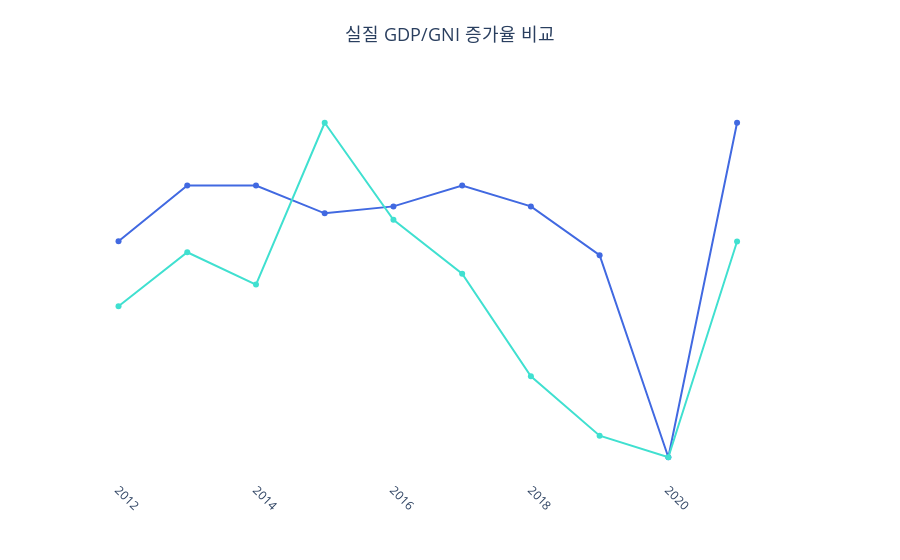

Notebook code for this chart:
### Code cell
df_gdp = data_load('team03', 'GDP_economic_growth_rate')
df_gni = data_load('team03', 'GNI_per_capita')

df = pd.merge(df_gdp, df_gni, how='inner', on=None)
df['year'] = df['year'].astype(int)
df.set_index('year', inplace=True)
df = df.applymap(lambda x: x.replace(',', '')).astype(float)

fig = make_subplots(specs=[[{"secondary_y": True}]])

fig.add_trace(
    go.Scatter(x=df.index, y=df['economic_growth_rate'], name="실질 GDP 증가율", mode='lines+markers',
               marker=dict(color='royalblue')), secondary_y=False)
fig.add_trace(
    go.Scatter(x=df.index, y=df['real_GNI_growth_rate'], name="실질 GNI 증가율", mode='lines+markers',
               marker=dict(color='turquoise')), secondary_y=True)

fig.update_traces(hovertemplate='%{x}년: %{y}%증가<extra></extra>')
fig.update_layout(title={'text': '실질 GDP/GNI 증가율 비교', 'font_size': 18, 'y': 0.95, 'x': 0.5,
                         'xanchor': 'center', 'yanchor': 'top'}, template='plotly_white', showlegend=False,
                  xaxis_showgrid=False, yaxis_showgrid=False)
fig.update_xaxes(title_text="", tickangle = 45)
fig.update_yaxes(visible=False, showticklabels=False)

fig.show()

### Figure 1 — Plotly figure (JSON) as saved in the notebook; plotly's stock layout.template omitted (floating-point values rounded to 4 significant figures)
{"data": [{"hovertemplate": "%{x}년: %{y}%증가<extra></extra>", "marker": {"color": "royalblue"}, "mode": "lines+markers", "name": "실질 GDP 증가율", "type": "scatter", "x": [2012, 2013, 2014, 2015, 2016, 2017, 2018, 2019, 2020, 2021], "xaxis": "x", "y": [2.4, 3.2, 3.2, 2.8, 2.9, 3.2, 2.9, 2.2, -0.7, 4.1], "yaxis": "y"}, {"hovertemplate": "%{x}년: %{y}%증가<extra></extra>", "marker": {"color": "turquoise"}, "mode": "lines+markers", "name": "실질 GNI 증가율", "type": "scatter", "x": [2012, 2013, 2014, 2015, 2016, 2017, 2018, 2019, 2020, 2021], "xaxis": "x", "y": [2.4, 3.4, 2.8, 5.8, 4, 3, 1.1, 0, -0.4, 3.6], "yaxis": "y2"}], "layout": {"showlegend": false, "title": {"font": {"size": 18}, "text": "실질 GDP/GNI 증가율 비교", "x": 0.5, "xanchor": "center", "y": 0.95, "yanchor": "top"}, "xaxis": {"anchor": "y", "domain": [0, 0.94], "showgrid": false, "tickangle": 45, "title": {"text": ""}}, "yaxis": {"anchor": "x", "domain": [0, 1], "showgrid": false, "showticklabels": false, "visible": false}, "yaxis2": {"anchor": "x", "overlaying": "y", "showticklabels": false, "side": "right", "visible": false}}}
